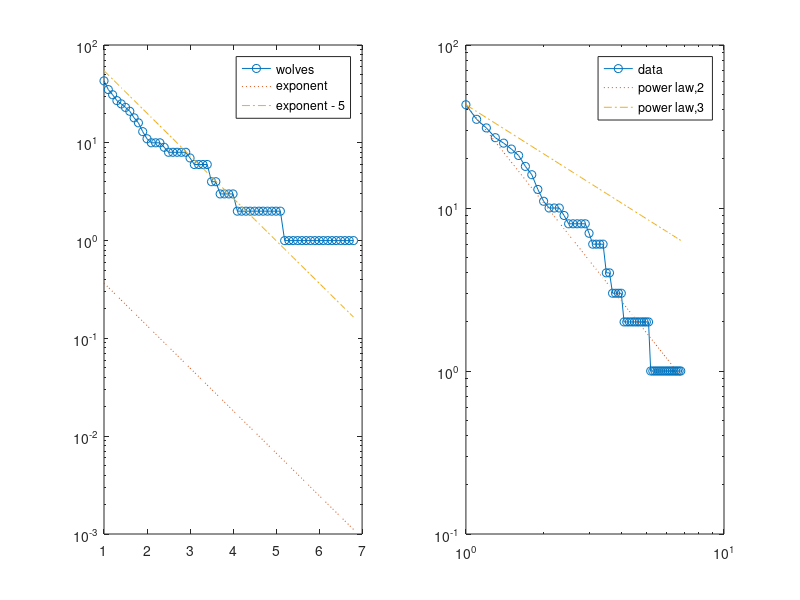

Recreate this plot in MATLAB. (Note: this script raises an error after producing the figure.)
%% VALIDATING THE WINDSURFURS DATASET (Prestige-based Attachment Model) (to be checked)
% Bijan Ranjbar-Sahraei
% 
% <<windsurfurs.jpg>>
% 
% Observations of 43 individuals were made for 31 days. All interpersonal 
% contacts among collections of these individuals were recorded. 
%
% Source: <http://moreno.ss.uci.edu/data.html#beach>

%% Importing Data
clear all
load windsurfurs_data

%% Preprocessing 
% Preprocessing the data to make it lower triangular and normalized.
n = size(data,1);
data_tril = tril(data,-1);

%% 
% Whenever an agent doesn't have any decendent, we give it a self loop.
for i = 1 : n
    if sum(data_tril(i,:)) == 0
        data_tril(i,i) = 1;
    end
end
data_normalized = data_tril ./ (sum(data_tril,2) * ones(1,n)) ;


%% 
% Extracting the network hierarchy
H = data_normalized > 0;
W_tril = tril(data_normalized,-1);
W = W_tril + W_tril';
for i = 1 : n
    if sum(W_tril(i,:)) == 0
        W(i,i) = 1;
    end
end

%% Degree Distribution
% Here we compare the degree distribution with exponential and power law
% distributions.

ccdf_x = 1:.1:max(sum(W,2));  % the partitions of the x-axis
df_hist = hist(sum(W,2),ccdf_x);
ccdf_hist = cumsum(df_hist(end:-1:1));
ccdf_hist = ccdf_hist(end:-1:1);  % computing the cummulative degree distribution
subplot(121)
semilogy(ccdf_x, ccdf_hist,'-o')
hold on
semilogy(ccdf_x, exp(-ccdf_x),':')  % approximation of power law
semilogy(ccdf_x, exp(5-ccdf_x),'-.')  % approximation of power law
legend('wolves','exponent','exponent - 5')


subplot(122)
loglog(ccdf_x, ccdf_hist,'-o')
hold on
loglog(ccdf_x, n * ccdf_x.^(-2),':')  % approximation of power law
loglog(ccdf_x, n * ccdf_x.^(-1),'-.')  % approximation of power law
legend('data','power law,2','power law,3')



%% Strength Distribution Predictions
% Using the hierarchy network, we generate the PA model and compare the
% predicted strength distributions and real distribution.
Wg = genericModel(H,'PA');

ccdf_x_g = 1:.1:max(sum(Wg,2));  % the partitions of the x-axis
df_hist_g = hist(sum(Wg,2),ccdf_x_g);
ccdf_hist_g = cumsum(df_hist_g(end:-1:1));
ccdf_hist_g = ccdf_hist_g(end:-1:1);  % computing the cummulative degree distribution


figure
plot(ccdf_x,ccdf_hist,'o')
hold on
plot(ccdf_x_g,ccdf_hist_g,'*')
legend('Real-World Data','PA predictions')

%% Edge Comparison
% In the previous section we showed the predictions of strength
% distributions. In this section, we compare the single weights with each
% other.

edges = tril(W,-1);
edgesG = tril(Wg,-1);


figure
plot(edges(:),edgesG(:),'o'); lsline
xlabel('real edge weights')
ylabel('predicted edge weights')
%% Regression in LOGLOG Scale

array1 = edges(:);
array2 = edgesG(:);
validdata1 = ~isnan(array1);
validdata2 = ~isnan(array2);
validdataBoth = validdata1 & validdata2;
keep1 = array1(validdataBoth);
keep2 = array2(validdataBoth); 

b = polyfit(keep1, keep2, 1);

figure;loglog(keep1,keep2,'o'); 
polyline = exp(b(2)) .* keep1.^b(1);
hold on
loglog(keep1, polyline)
mina = min(min(keep1(keep1>0)),min(keep2(keep2>0)));
xlim([mina 1.0]);
ylim([mina 1.0]);